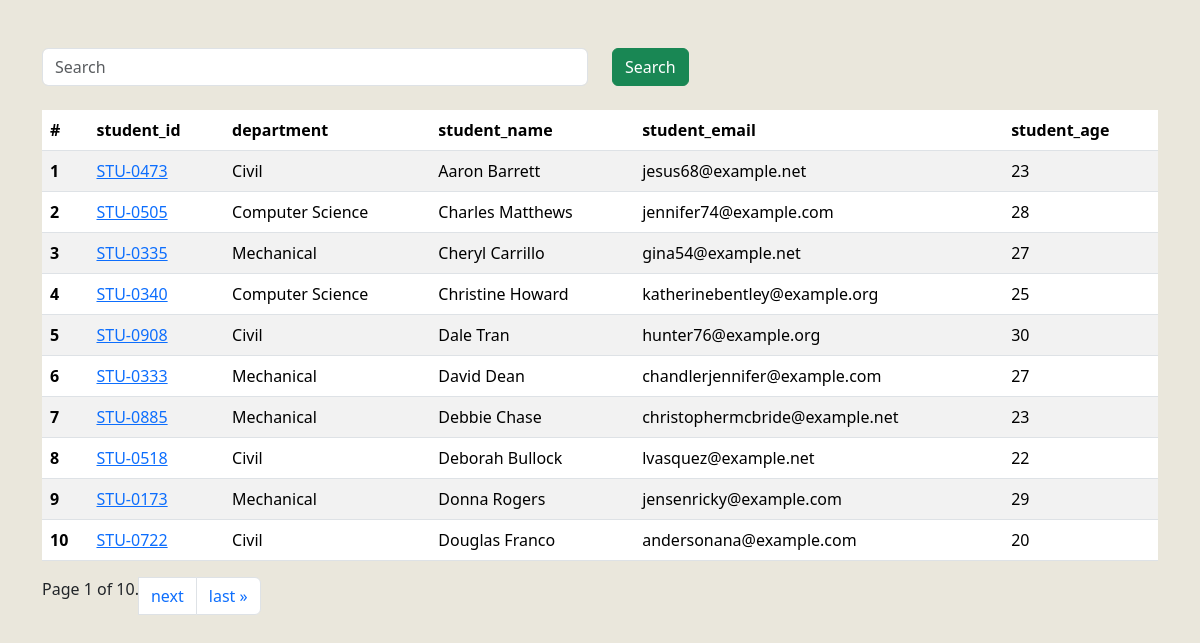
The page /students/ on the database its author committed.
### home/models.py (models this page shows, shortened)
class Student(models.Model):
    department = models.ForeignKey(Department , related_name="depart" ,on_delete = models.CASCADE )
    student_id = models.OneToOneField(StudentID , related_name = "studentid" , on_delete = models.CASCADE)
    student_name = models.CharField(max_length = 100)
    student_email = models.EmailField(unique = True)
    student_age = models.IntegerField(default = 18)
    student_address = models.TextField()
    is_deleted = models.BooleanField(default=False)
    objects = StudentManager()
    admin_objects = models.Manager()
    def __str__(self) -> str:
        return self.student_name
    class Meta:
        ordering = ['student_name']
        verbose_name = "student"

class StudentID(models.Model):
    student_id = models.CharField(max_length=100)
    def __str__(self) -> str:
        return self.student_id

class Department(models.Model):
    department  = models.CharField(max_length=100)
    class Meta:
        ordering = ['department']

### home/views.py (the view, shortened to what this page needs)
# urls.py: path('students/', get_students, name="get_students"),
def get_students(request):
    queryset = Student.objects.all()
    paginator = Paginator(queryset, 10)  # Show 10 contacts per page.
    page_number = request.GET.get("page" , 1)
    page_obj = paginator.get_page(page_number)
    print(page_obj.object_list)
    return render(request, 'report/students.html' , {'queryset' : page_obj} )

### home/models.py (called while the page is built)
    def get_queryset(self):
        return super().get_queryset().filter(is_deleted = False)

### home/templates/report/students.html (shortened to what this page needs)
{% extends "base.html" %}
{% block start %}
    <div class="container mt-5">
       <form action="" class="mb-4">
            <div class="row">
                <div class="col-md-6">
                    <input class="form-control" name="search" placeholder="Search">
                </div>
                <div class="col-md-6">
                    <button class="btn btn-success">Search</button>
                </div>
            </div>
        </form>
        <table class="table table-striped">
            <thead>
              <tr>
                <th scope="col">#</th>
                <th scope="col">student_id</th>
                <th scope="col">department</th>
                <th scope="col">student_name</th>
                <th scope="col">student_email</th>
                <th scope="col">student_age</th>
              </tr>
            </thead>
            <tbody>
                {% for s in queryset %}
              <tr>
                <th scope="row">{{forloop.counter}}</th>
                <td>
                    <a href="{% url 'see_marks'  s.student_id %}">{{s.student_id}}</a>
                </td>
                <td>{{s.department.department}}</td>
                <td>{{s.student_name}}</td>
                <td>{{s.student_email}}</td>
                <td>{{s.student_age}}</td>
              </tr>
             {% endfor %}
            </tbody>
        </table>
        <nav aria-label="Page navigation example">
            <ul class="pagination">
                    <span class="current">
                        Page {{ queryset.number }} of {{ queryset.paginator.num_pages }}.
                    </span>
                    {% if queryset.has_next %}
                    <li class="page-item"><a class="page-link" href="?page={{ queryset.next_page_number }}">next</a></li>
                    <li class="page-item"><a class="page-link" href="?page={{ queryset.paginator.num_pages }}">last &raquo;</a></li>
                    {% endif %}
            </ul>
          </nav>
    </div>
{% endblock %}

### home/templates/base.html (shortened to what this page needs)
<!DOCTYPE html>
<html lang="en">
<head>
    <link href="https://cdn.jsdelivr.net/npm/bootstrap@5.3.2/dist/css/bootstrap.min.css" rel="stylesheet">
</head>
<body>
    {% block start %}
    {% endblock %}
</body>
</html>

### home/templates/base.html (style rules this page uses)
body { background: #EAE7DC; }

### rows shown on the page
Student: student_id "STU-0473", department.department "Civil", student_name "Aaron Barrett", student_email "jesus68@example.net", student_age "23"
Student: student_id "STU-0505", department.department "Computer Science", student_name "Charles Matthews", student_email "jennifer74@example.com", student_age "28"
Student: student_id "STU-0335", department.department "Mechanical", student_name "Cheryl Carrillo", student_email "gina54@example.net", student_age "27"
Student: student_id "STU-0340", department.department "Computer Science", student_name "Christine Howard", student_email "katherinebentley@example.org", student_age "25"
Student: student_id "STU-0908", department.department "Civil", student_name "Dale Tran", student_email "hunter76@example.org", student_age "30"
Student: student_id "STU-0333", department.department "Mechanical", student_name "David Dean", student_email "chandlerjennifer@example.com", student_age "27"
Student: student_id "STU-0885", department.department "Mechanical", student_name "Debbie Chase", student_email "christophermcbride@example.net", student_age "23"
Student: student_id "STU-0518", department.department "Civil", student_name "Deborah Bullock", student_email "lvasquez@example.net", student_age "22"
Student: student_id "STU-0173", department.department "Mechanical", student_name "Donna Rogers", student_email "jensenricky@example.com", student_age "29"
Student: student_id "STU-0722", department.department "Civil", student_name "Douglas Franco", student_email "andersonana@example.com", student_age "20"

### other values the page prints
{{ queryset.number }} "1"
{{ queryset.paginator.num_pages }} "10"
